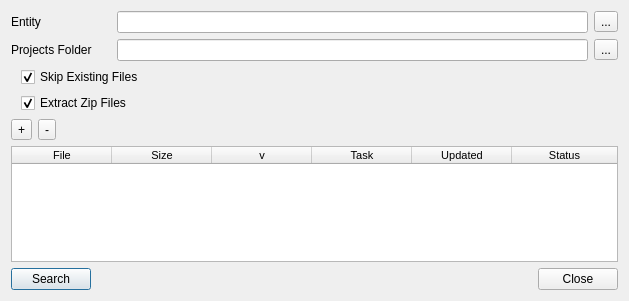
<?xml version="1.0" encoding="UTF-8"?>
<ui version="4.0">
 <class>ReferencesDialog</class>
 <widget class="QDialog" name="ReferencesDialog">
  <property name="enabled">
   <bool>true</bool>
  </property>
  <property name="geometry">
   <rect>
    <x>0</x>
    <y>0</y>
    <width>629</width>
    <height>301</height>
   </rect>
  </property>
  <property name="windowTitle">
   <string>Find references</string>
  </property>
  <layout class="QVBoxLayout" name="verticalLayout">
   <item>
    <layout class="QHBoxLayout" name="horizontalLayout_6">
     <item>
      <widget class="QLabel" name="labelEntity">
       <property name="minimumSize">
        <size>
         <width>100</width>
         <height>0</height>
        </size>
       </property>
       <property name="text">
        <string>Entity</string>
       </property>
      </widget>
     </item>
     <item>
      <widget class="QLineEdit" name="lineEditEntity"/>
     </item>
     <item>
      <widget class="QToolButton" name="toolButtonWeb">
       <property name="text">
        <string>...</string>
       </property>
      </widget>
     </item>
    </layout>
   </item>
   <item>
    <layout class="QHBoxLayout" name="horizontalLayout">
     <item>
      <widget class="QLabel" name="labelWorkingDirectory">
       <property name="minimumSize">
        <size>
         <width>100</width>
         <height>0</height>
        </size>
       </property>
       <property name="text">
        <string>Projects Folder</string>
       </property>
      </widget>
     </item>
     <item>
      <widget class="QLineEdit" name="lineEditWorkingDirectory"/>
     </item>
     <item>
      <widget class="QToolButton" name="toolButtonWorkingDir">
       <property name="text">
        <string>...</string>
       </property>
      </widget>
     </item>
    </layout>
   </item>
   <item>
    <layout class="QHBoxLayout" name="horizontalLayout_2">
     <item>
      <spacer name="horizontalSpacer_4">
       <property name="orientation">
        <enum>Qt::Horizontal</enum>
       </property>
       <property name="sizeType">
        <enum>QSizePolicy::Minimum</enum>
       </property>
       <property name="sizeHint" stdset="0">
        <size>
         <width>10</width>
         <height>20</height>
        </size>
       </property>
      </spacer>
     </item>
     <item>
      <widget class="QCheckBox" name="checkBoxSkipExisting">
       <property name="minimumSize">
        <size>
         <width>100</width>
         <height>0</height>
        </size>
       </property>
       <property name="text">
        <string>Skip Existing Files</string>
       </property>
       <property name="checked">
        <bool>true</bool>
       </property>
      </widget>
     </item>
     <item>
      <spacer name="horizontalSpacer">
       <property name="orientation">
        <enum>Qt::Horizontal</enum>
       </property>
       <property name="sizeHint" stdset="0">
        <size>
         <width>40</width>
         <height>20</height>
        </size>
       </property>
      </spacer>
     </item>
    </layout>
   </item>
   <item>
    <layout class="QHBoxLayout" name="horizontalLayout_3">
     <item>
      <spacer name="horizontalSpacer_5">
       <property name="orientation">
        <enum>Qt::Horizontal</enum>
       </property>
       <property name="sizeType">
        <enum>QSizePolicy::Minimum</enum>
       </property>
       <property name="sizeHint" stdset="0">
        <size>
         <width>10</width>
         <height>20</height>
        </size>
       </property>
      </spacer>
     </item>
     <item>
      <widget class="QCheckBox" name="checkBoxExtractZips">
       <property name="text">
        <string>Extract Zip Files</string>
       </property>
       <property name="checked">
        <bool>true</bool>
       </property>
      </widget>
     </item>
     <item>
      <spacer name="horizontalSpacer_2">
       <property name="orientation">
        <enum>Qt::Horizontal</enum>
       </property>
       <property name="sizeHint" stdset="0">
        <size>
         <width>40</width>
         <height>20</height>
        </size>
       </property>
      </spacer>
     </item>
    </layout>
   </item>
   <item>
    <layout class="QHBoxLayout" name="horizontalLayout_5">
     <item>
      <widget class="QToolButton" name="toolButtonAll">
       <property name="text">
        <string>+</string>
       </property>
      </widget>
     </item>
     <item>
      <widget class="QToolButton" name="toolButtonNone">
       <property name="text">
        <string>-</string>
       </property>
      </widget>
     </item>
     <item>
      <spacer name="horizontalSpacer_6">
       <property name="orientation">
        <enum>Qt::Horizontal</enum>
       </property>
       <property name="sizeHint" stdset="0">
        <size>
         <width>40</width>
         <height>20</height>
        </size>
       </property>
      </spacer>
     </item>
    </layout>
   </item>
   <item>
    <widget class="QTableWidget" name="tableWidget">
     <property name="font">
      <font>
       <pointsize>8</pointsize>
      </font>
     </property>
     <property name="showDropIndicator" stdset="0">
      <bool>false</bool>
     </property>
     <property name="alternatingRowColors">
      <bool>true</bool>
     </property>
     <property name="selectionBehavior">
      <enum>QAbstractItemView::SelectItems</enum>
     </property>
     <attribute name="horizontalHeaderStretchLastSection">
      <bool>true</bool>
     </attribute>
     <column>
      <property name="text">
       <string>File</string>
      </property>
     </column>
     <column>
      <property name="text">
       <string>Size</string>
      </property>
     </column>
     <column>
      <property name="text">
       <string>v</string>
      </property>
     </column>
     <column>
      <property name="text">
       <string>Task</string>
      </property>
     </column>
     <column>
      <property name="text">
       <string>Updated</string>
      </property>
     </column>
     <column>
      <property name="text">
       <string>Status</string>
      </property>
     </column>
    </widget>
   </item>
   <item>
    <layout class="QHBoxLayout" name="horizontalLayout_4">
     <item>
      <widget class="QPushButton" name="pushButtonDownload">
       <property name="text">
        <string>Search</string>
       </property>
       <property name="default">
        <bool>true</bool>
       </property>
      </widget>
     </item>
     <item>
      <spacer name="horizontalSpacer_3">
       <property name="orientation">
        <enum>Qt::Horizontal</enum>
       </property>
       <property name="sizeHint" stdset="0">
        <size>
         <width>40</width>
         <height>20</height>
        </size>
       </property>
      </spacer>
     </item>
     <item>
      <widget class="QPushButton" name="pushButtonCancel">
       <property name="text">
        <string>Close</string>
       </property>
       <property name="autoDefault">
        <bool>false</bool>
       </property>
      </widget>
     </item>
    </layout>
   </item>
  </layout>
 </widget>
 <resources/>
 <connections/>
</ui>
